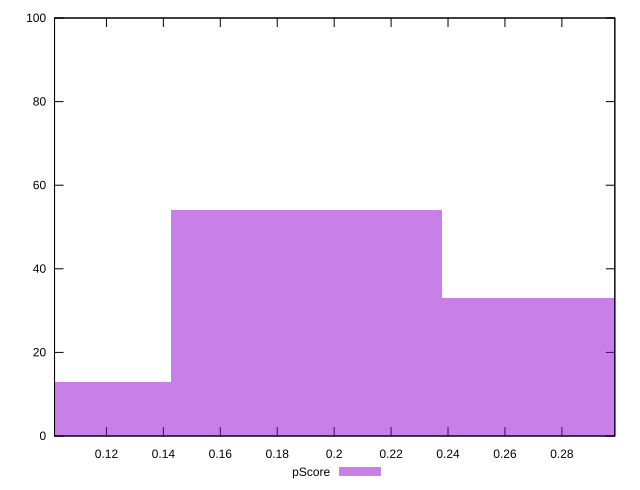

Recreate this plot in gnuplot.
reset

$pScore <<EOF
0.09519522416922868 13
0.2855856725076861 33
0.19039044833845736 54
EOF

set key outside below
set boxwidth 0.09519522416922868
set xrange [0.10176329966440095:0.29860105280306054]
set yrange [0:100]
set trange [0:100]
set style fill transparent solid 0.5 noborder
set terminal svg size 640, 490 enhanced background rgb 'white'
set output "report/report_00029_2021-02-24T13-36-40.390Z/first-meaningful-paint/samples/astro/pScore/histogram.svg"

plot $pScore title "pScore" with boxes

reset
